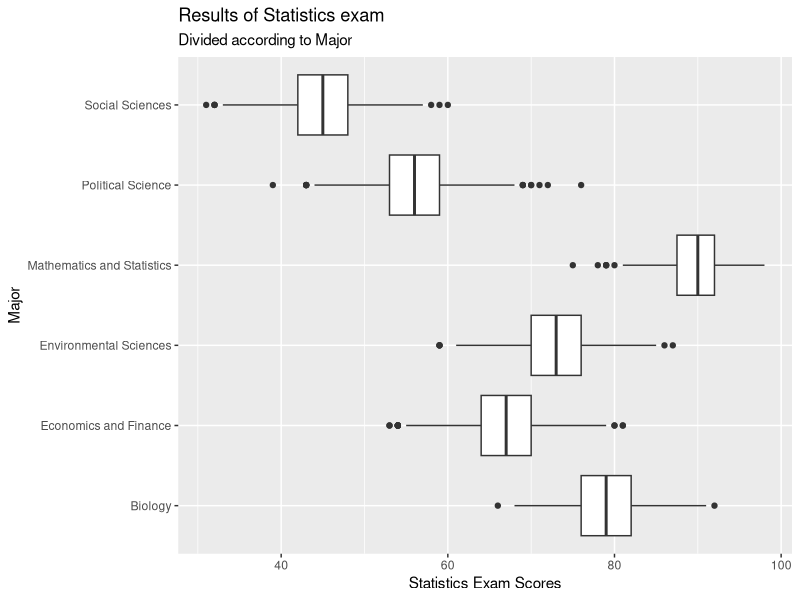
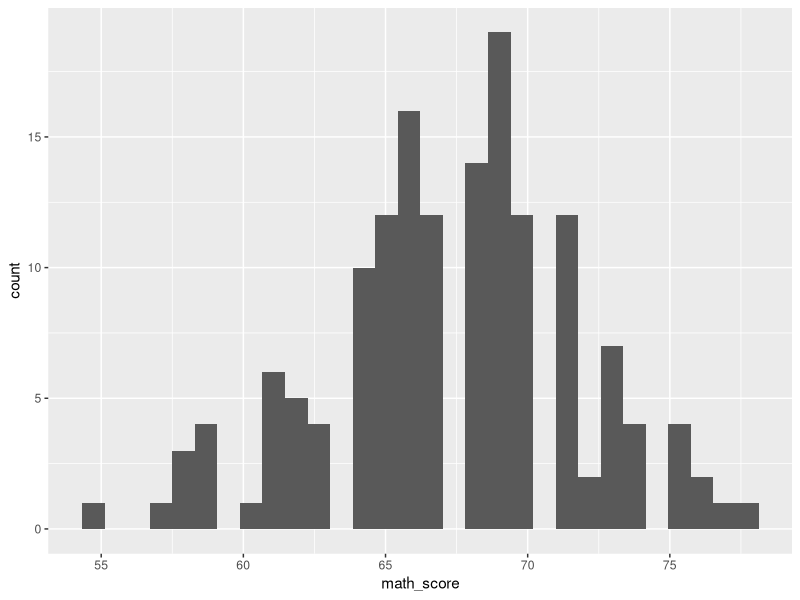
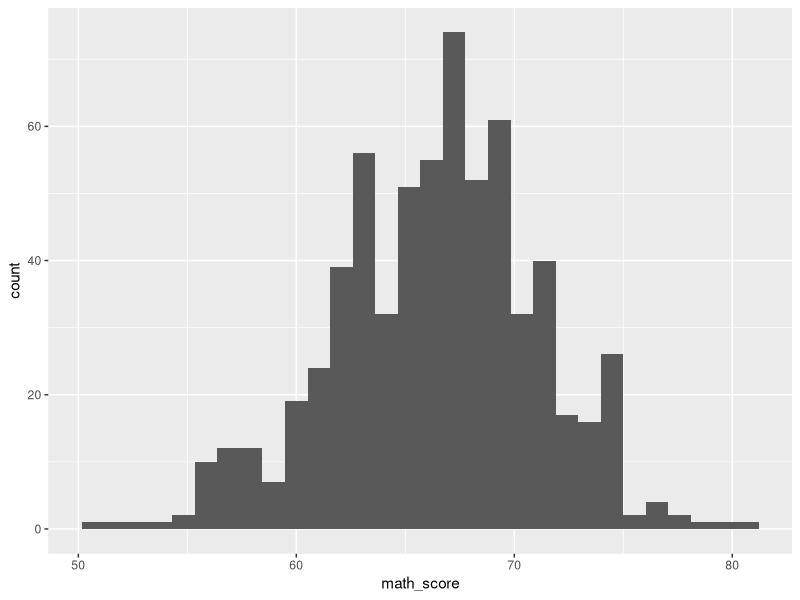
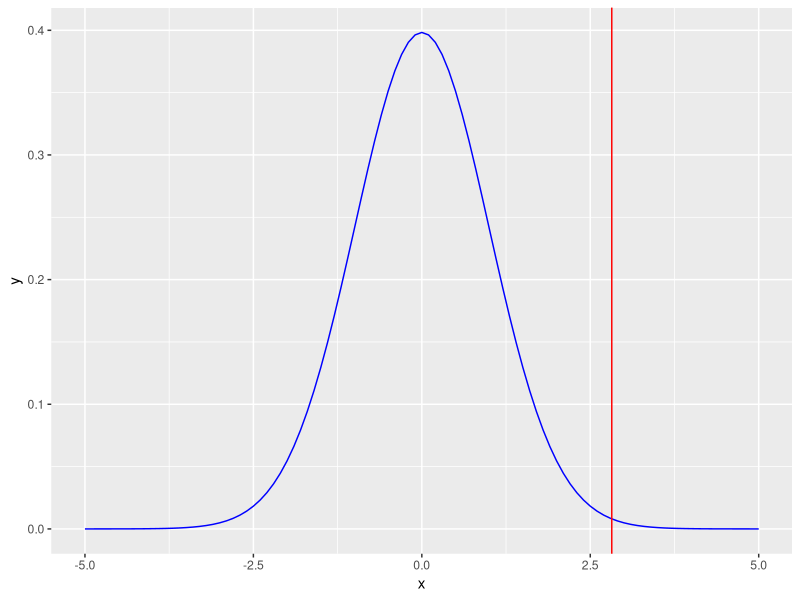
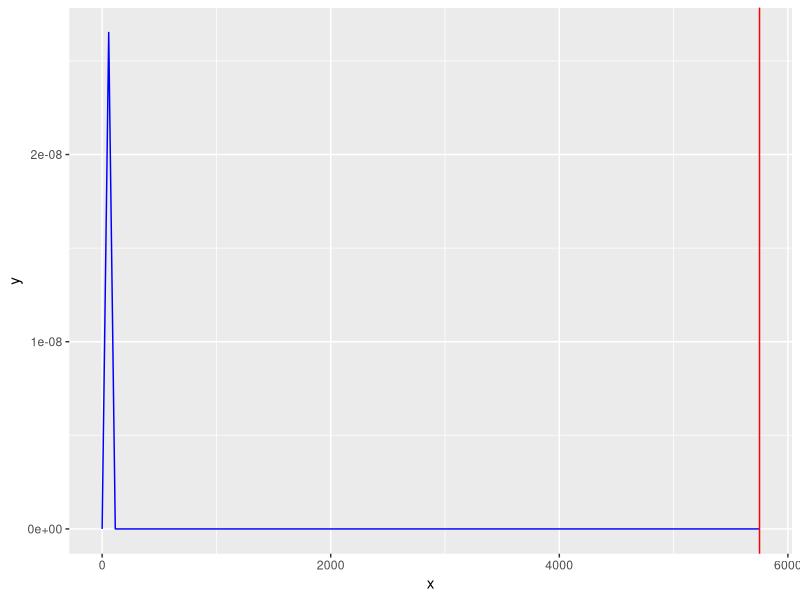
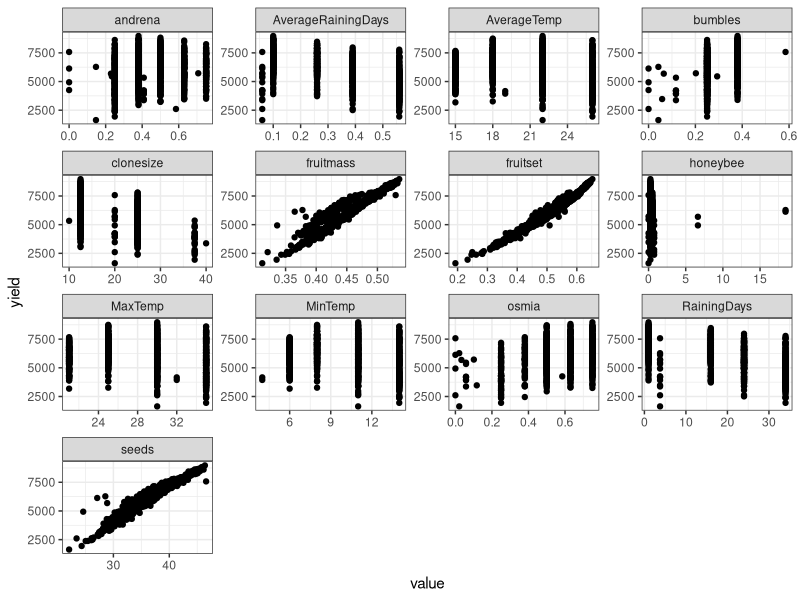
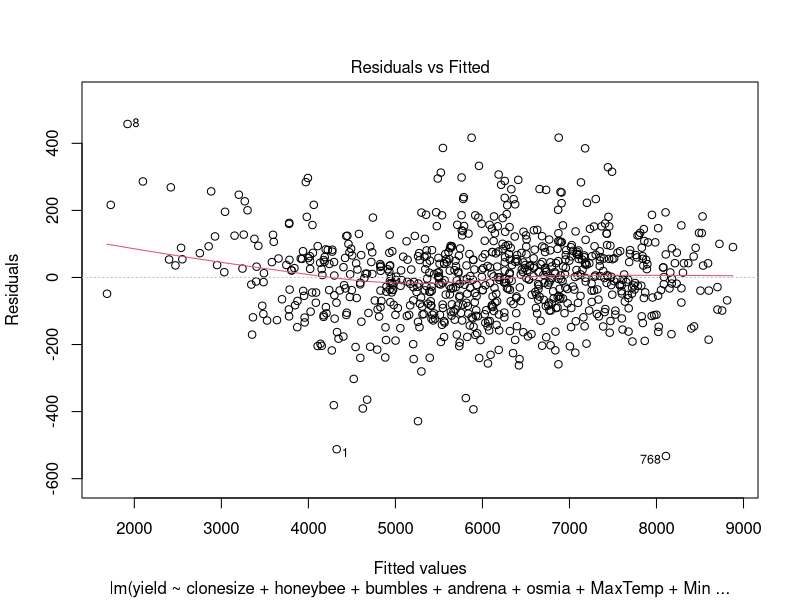
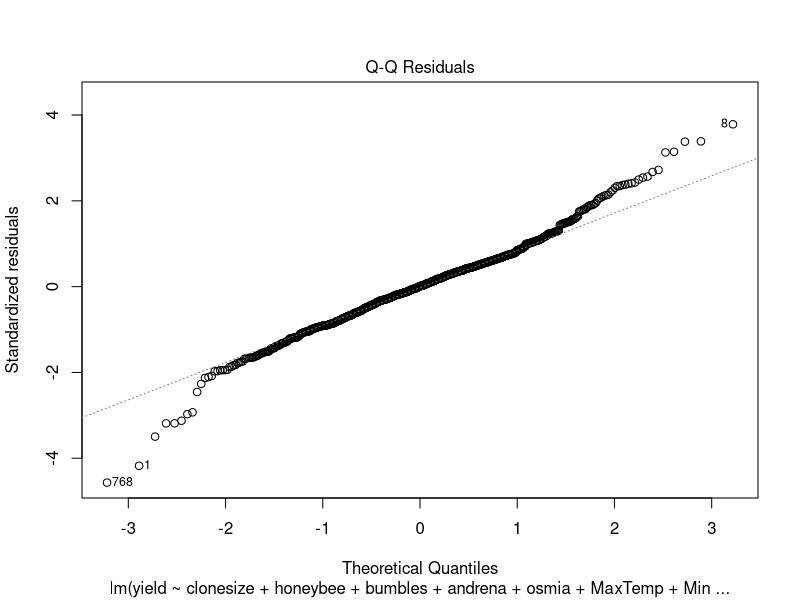

Generate these figures, in order, with R:
## ---- chunk 1
knitr::opts_chunk$set(echo = TRUE)
## ---- chunk 2
suppressPackageStartupMessages(library(tidyverse))
## ---- chunk 3
students <- readr::read_csv('data/students_exam_performance.csv')

ggplot(students) + 
  geom_boxplot(aes(y = major, x = statistics_score))+
  labs(x = 'Statistics Exam Scores',
       y = 'Major',
       title = 'Results of Statistics exam',
       subtitle = 'Divided according to Major') 
## ---- chunk 4
students_b_m <- students %>% 
  filter(major == 'Economics and Finance') %>% 
  filter(minor == 'Mathematics and Statistics')
students_b_nm <- students %>% 
  filter(major == 'Economics and Finance') %>% 
  filter(minor != 'Mathematics and Statistics')

ggplot(students_b_m) + 
  geom_histogram(aes(x = math_score))
ggplot(students_b_nm) + 
  geom_histogram(aes(x = math_score))
## ---- chunk 5
t.test(students_b_m$math_score, students_b_nm$math_score)
## ---- chunk 6
(point_estimate <- mean(students_b_m$math_score) - 
   mean(students_b_nm$math_score))
(nrow(students_b_m))
(nrow(students_b_nm))
## ---- chunk 7
dof <- 152
## ---- chunk 8
(SE <- sqrt((sd(students_b_m$math_score)^2/nrow(students_b_m)) + 
              (sd(students_b_nm$math_score)^2/nrow(students_b_nm))))
## ---- chunk 9
(t_score <- (point_estimate - 0)/SE)
## ---- chunk 10
ggplot(data.frame(x = seq(-5, 5, length=100)), aes(x = x)) +
  stat_function(fun = dt, args = list(df = dof), color = 'blue') +
  geom_vline(aes(xintercept = t_score),  color = 'red')
## ---- chunk 11
(p_value <- 2 * (1- pt(t_score, df = dof)))
## ---- chunk 12
accidents <- readr::read_csv("data/CarSeatLegislation.csv")
## ---- chunk 13
accidents %>% 
  filter(Injury == 'No Injury') %>% 
  group_by(Restraint) %>% 
  tally() %>% 
  mutate(Proportion = n/sum(n)) %>% 
  knitr::kable()
## ---- chunk 14
(two_way_table <- accidents %>% 
  group_by(Injury, Restraint) %>% 
  tally() %>% 
  ungroup() %>% 
  spread(Restraint, n))
## ---- chunk 15
colnames(two_way_table)
## ---- chunk 16
sum_all <- sum(two_way_table$`Car Seat`) + 
  sum(two_way_table$`Lap and Shoulder Belt`) + 
  sum(two_way_table$`Lap-Only Belt`) +
  sum(two_way_table$`No Restraint`)

two_way_table %>% mutate(CS_exp = (`Car Seat` + 
                                     `Lap and Shoulder Belt` + 
                                     `Lap-Only Belt` + 
                                     `No Restraint`)*sum(two_way_table$`Car Seat`)/sum_all) %>% 
  mutate(LSB_exp = (`Car Seat` + 
                      `Lap and Shoulder Belt` + 
                      `Lap-Only Belt` + 
                      `No Restraint`)*sum(two_way_table$`Lap and Shoulder Belt`)/sum_all) %>%
  mutate(LOB_exp = (`Car Seat` + 
                      `Lap and Shoulder Belt` + 
                      `Lap-Only Belt` + 
                      `No Restraint`)*sum(two_way_table$`Lap-Only Belt`)/sum_all) %>%
  mutate(NR_exp = (`Car Seat` + 
                     `Lap and Shoulder Belt` + 
                     `Lap-Only Belt` + 
                     `No Restraint`)*sum(two_way_table$`No Restraint`)/sum_all)
  
## ---- chunk 17
two_way_table %>% select(-1) %>% 
chisq.test()
## ---- chunk 18
two_way_table <- two_way_table %>% 
  mutate(CS_exp = (`Car Seat` + 
                     `Lap and Shoulder Belt` + 
                     `Lap-Only Belt` + 
                     `No Restraint`)*sum(two_way_table$`Car Seat`)/sum_all) %>% 
  mutate(LSB_exp = (`Car Seat` + 
                      `Lap and Shoulder Belt` + 
                      `Lap-Only Belt` + 
                      `No Restraint`)*sum(two_way_table$`Lap and Shoulder Belt`)/sum_all) %>%
  mutate(LOB_exp = (`Car Seat` + 
                      `Lap and Shoulder Belt` + 
                      `Lap-Only Belt` + 
                      `No Restraint`)*sum(two_way_table$`Lap-Only Belt`)/sum_all) %>%
  mutate(NR_exp = (`Car Seat` + 
                     `Lap and Shoulder Belt` + 
                     `Lap-Only Belt` + 
                     `No Restraint`)*sum(two_way_table$`No Restraint`)/sum_all)

## ---- chunk 19
(chi2_stat <- sum(((two_way_table$`Car Seat` - two_way_table$CS_exp)/ two_way_table$CS_exp^0.5)^2) +
   sum(((two_way_table$`Lap and Shoulder Belt` - two_way_table$LSB_exp)/ two_way_table$LSB_exp^0.5)^2) +
   sum(((two_way_table$`Lap-Only Belt` - two_way_table$LOB_exp)/ two_way_table$LOB_exp^0.5)^2) +
   sum(((two_way_table$`No Restraint` - two_way_table$NR_exp)/ two_way_table$NR_exp^0.5)^2))
## ---- chunk 20
(dof <- 4*3)
## ---- chunk 21
ggplot(data.frame(x = seq(0, 25, length=100)), aes(x = x)) +
  stat_function(fun = dchisq, args = list(df = dof), color = 'blue') + 
  geom_vline(aes(xintercept = chi2_stat),  color = 'red')
## ---- chunk 22
(p_value <- 1 - pchisq(chi2_stat, df = dof))
## ---- chunk 23
blue_insects <- readr::read_csv("data/blueberries_insects.csv")
blue_weather <- readr::read_csv("data/blueberries_weather.csv")
blue_size <- readr::read_csv("data/blueberries_yield.csv")
## ---- chunk 24
blue <- blue_insects %>% left_join(blue_size, by = join_by(plotID)) %>% left_join(blue_weather, by = join_by(plotID))
## ---- chunk 25
fit <- lm(yield ~ clonesize+
            honeybee+
            bumbles+
            andrena+
            osmia+              
            MaxTemp+ 
            MinTemp+ 
            AverageTemp+
            # RainingDays+ 1st and only removed      
            AverageRainingDays+
            fruitset+
            fruitmass+        
            seeds, 
          data = blue)
## ---- chunk 26
summary(fit)
## ---- chunk 27
blue %>% select(-1) %>% 
  gather(-yield, key = "var", value = "value") %>% 
  ggplot(aes(x = value, y = yield, )) +
    geom_point() +
    facet_wrap(~ var, scales = "free") +
    theme_bw()
## ---- chunk 28
plot(fit)
## ---- chunk 29
summary(fit)$coefficients[13] - 1.96 * summary(fit)$coefficients[26]
## ---- chunk 30
summary(fit)$coefficients[13] + 1.96 * summary(fit)$coefficients[26]

